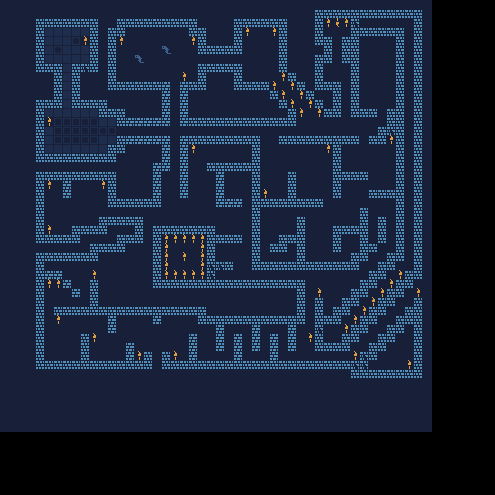

This game map was drawn from its Tiled (.tmx) file and the tilesets committed beside it. A one-line description and the trimmed map source follow:
An orthogonal 55x55 tile map with 9x9 px tiles, 3 tile layers (Ground, Walls, Enemies ).

<map version="1.5" tiledversion="1.7.2" orientation="orthogonal" renderorder="right-down" width="55" height="55" tilewidth="9" tileheight="9" infinite="0" nextlayerid="4" nextobjectid="1">
 <tileset firstgid="1" name="tileset" tilewidth="9" tileheight="9" tilecount="100" columns="10">
  <image source="../img/tileset.png" width="96" height="96" />
 </tileset>
 <layer id="1" name="Ground" width="55" height="55">
  <data>[3025 cells, 2304 non-empty, 7 distinct tile ids]</data>
 </layer>
 <layer id="2" name="Walls" width="55" height="55">
  <data>[3025 cells, 672 non-empty, 4 distinct tile ids]</data>
 </layer>
 <layer id="3" name="Enemies " width="55" height="55">
  <data>[3025 cells, 2 non-empty, 1 distinct tile ids]</data>
 </layer>
</map>